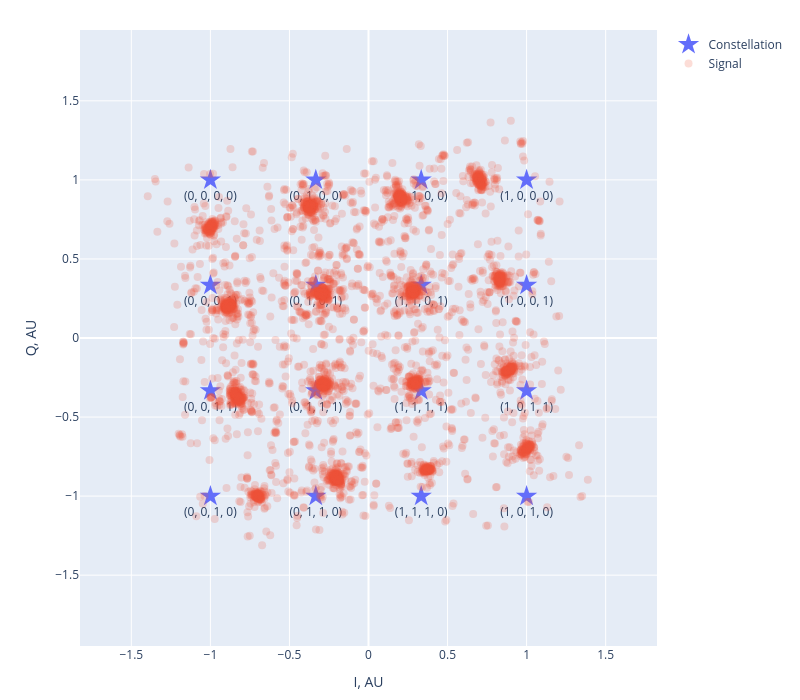

The notebook cell this image was saved under:
### Code cell
annotate_constellation = True
annotations = []

if annotate_constellation:
    for i, symbol in enumerate(symbol_mapping):
        bit_string = ', '.join(
            tuple(
                bin(i)[2:].zfill(
                    int(bits_per_symbol)
                )
            )
        )
    
        annotations.append(f"({bit_string})")

fig = plot_iq_constellation(
    tf.expand_dims(symbol_mapping, 0),
    label="Constellation",
    mode="markers+text",
    text=annotations,
    textposition="bottom center",
    marker=dict(size=16, symbol="star")
)

fig = plot_iq_constellation(
    system.find_child("receiver_output").output,
    fig,
    iq_units=(1 / symbol_scale, "AU"),
    label="Signal",
    marker=dict(size=8, opacity=0.2),
)

fig.update_yaxes(scaleanchor='x', range=[-1.5, 1.5])
fig.update_xaxes(range=[-1.5, 1.5])
fig.update_layout(width=800, height=700, margin=dict(t=30, b=30))
fig.show()

### Figure 1 — Plotly figure (JSON) as saved in the notebook; plotly's stock layout.template omitted (floating-point values rounded to 4 significant figures; data arrays with more than 128 entries replaced by an {"elided": "..."} marker saying what was removed)
{"data": [{"marker": {"size": 16, "symbol": "star"}, "mode": "markers+text", "name": "Constellation", "text": ["(0, 0, 0, 0)", "(0, 0, 0, 1)", "(0, 0, 1, 0)", "(0, 0, 1, 1)", "(0, 1, 0, 0)", "(0, 1, 0, 1)", "(0, 1, 1, 0)", "(0, 1, 1, 1)", "(1, 0, 0, 0)", "(1, 0, 0, 1)", "(1, 0, 1, 0)", "(1, 0, 1, 1)", "(1, 1, 0, 0)", "(1, 1, 0, 1)", "(1, 1, 1, 0)", "(1, 1, 1, 1)"], "textposition": "bottom center", "type": "scatter", "x": [-1, -1, -1, -1, -0.3333, -0.3333, -0.3333, -0.3333, 1, 1, 1, 1, 0.3333, 0.3333, 0.3333, 0.3333], "y": [1, 0.3333, -1, -0.3333, 1, 0.3333, -1, -0.3333, 1, 0.3333, -1, -0.3333, 1, 0.3333, -1, -0.3333]}, {"marker": {"opacity": 0.2, "size": 8}, "mode": "markers", "name": "Signal", "type": "scatter", "x": {"elided": "5120 float values"}, "y": {"elided": "5120 float values"}}], "layout": {"height": 700, "margin": {"b": 30, "t": 30}, "width": 800, "xaxis": {"domain": [0, 1], "range": [-1.69, 1.69], "title": {"text": "I, AU"}, "type": "linear"}, "yaxis": {"domain": [0, 1], "range": [-1.808, 1.808], "scaleanchor": "x", "title": {"text": "Q, AU"}, "type": "linear"}}}
